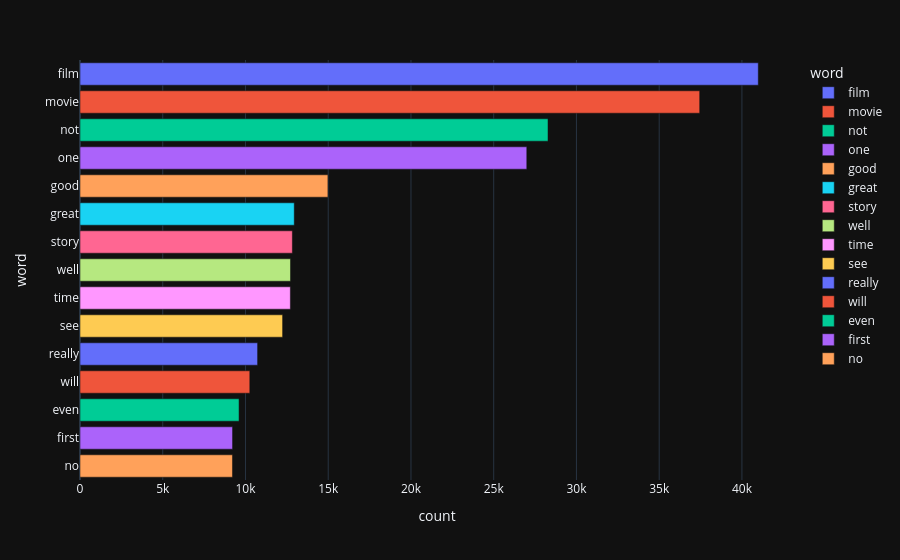

Write notebook code for a chart like this one.
### Code cell
px.bar(pos_words, x='count', y='word', title='', color='word')

### Figure 1 — Plotly figure (JSON) as saved in the notebook; plotly's stock layout.template omitted (floating-point values rounded to 4 significant figures)
{"data": [{"hovertemplate": "word=%{y}<br>count=%{x}<extra></extra>", "legendgroup": "film", "marker": {"color": "#636efa", "pattern": {"shape": ""}}, "name": "film", "orientation": "h", "showlegend": true, "textposition": "auto", "x": [40989], "xaxis": "x", "y": ["film"], "yaxis": "y", "type": "bar"}, {"hovertemplate": "word=%{y}<br>count=%{x}<extra></extra>", "legendgroup": "movie", "marker": {"color": "#EF553B", "pattern": {"shape": ""}}, "name": "movie", "orientation": "h", "showlegend": true, "textposition": "auto", "x": [37447], "xaxis": "x", "y": ["movie"], "yaxis": "y", "type": "bar"}, {"hovertemplate": "word=%{y}<br>count=%{x}<extra></extra>", "legendgroup": "not", "marker": {"color": "#00cc96", "pattern": {"shape": ""}}, "name": "not", "orientation": "h", "showlegend": true, "textposition": "auto", "x": [28282], "xaxis": "x", "y": ["not"], "yaxis": "y", "type": "bar"}, {"hovertemplate": "word=%{y}<br>count=%{x}<extra></extra>", "legendgroup": "one", "marker": {"color": "#ab63fa", "pattern": {"shape": ""}}, "name": "one", "orientation": "h", "showlegend": true, "textposition": "auto", "x": [26999], "xaxis": "x", "y": ["one"], "yaxis": "y", "type": "bar"}, {"hovertemplate": "word=%{y}<br>count=%{x}<extra></extra>", "legendgroup": "good", "marker": {"color": "#FFA15A", "pattern": {"shape": ""}}, "name": "good", "orientation": "h", "showlegend": true, "textposition": "auto", "x": [14981], "xaxis": "x", "y": ["good"], "yaxis": "y", "type": "bar"}, {"hovertemplate": "word=%{y}<br>count=%{x}<extra></extra>", "legendgroup": "great", "marker": {"color": "#19d3f3", "pattern": {"shape": ""}}, "name": "great", "orientation": "h", "showlegend": true, "textposition": "auto", "x": [12947], "xaxis": "x", "y": ["great"], "yaxis": "y", "type": "bar"}, {"hovertemplate": "word=%{y}<br>count=%{x}<extra></extra>", "legendgroup": "story", "marker": {"color": "#FF6692", "pattern": {"shape": ""}}, "name": "story", "orientation": "h", "showlegend": true, "textposition": "auto", "x": [12833], "xaxis": "x", "y": ["story"], "yaxis": "y", "type": "bar"}, {"hovertemplate": "word=%{y}<br>count=%{x}<extra></extra>", "legendgroup": "well", "marker": {"color": "#B6E880", "pattern": {"shape": ""}}, "name": "well", "orientation": "h", "showlegend": true, "textposition": "auto", "x": [12720], "xaxis": "x", "y": ["well"], "yaxis": "y", "type": "bar"}, {"hovertemplate": "word=%{y}<br>count=%{x}<extra></extra>", "legendgroup": "time", "marker": {"color": "#FF97FF", "pattern": {"shape": ""}}, "name": "time", "orientation": "h", "showlegend": true, "textposition": "auto", "x": [12711], "xaxis": "x", "y": ["time"], "yaxis": "y", "type": "bar"}, {"hovertemplate": "word=%{y}<br>count=%{x}<extra></extra>", "legendgroup": "see", "marker": {"color": "#FECB52", "pattern": {"shape": ""}}, "name": "see", "orientation": "h", "showlegend": true, "textposition": "auto", "x": [12243], "xaxis": "x", "y": ["see"], "yaxis": "y", "type": "bar"}, {"hovertemplate": "word=%{y}<br>count=%{x}<extra></extra>", "legendgroup": "really", "marker": {"color": "#636efa", "pattern": {"shape": ""}}, "name": "really", "orientation": "h", "showlegend": true, "textposition": "auto", "x": [10732], "xaxis": "x", "y": ["really"], "yaxis": "y", "type": "bar"}, {"hovertemplate": "word=%{y}<br>count=%{x}<extra></extra>", "legendgroup": "will", "marker": {"color": "#EF553B", "pattern": {"shape": ""}}, "name": "will", "orientation": "h", "showlegend": true, "textposition": "auto", "x": [10261], "xaxis": "x", "y": ["will"], "yaxis": "y", "type": "bar"}, {"hovertemplate": "word=%{y}<br>count=%{x}<extra></extra>", "legendgroup": "even", "marker": {"color": "#00cc96", "pattern": {"shape": ""}}, "name": "even", "orientation": "h", "showlegend": true, "textposition": "auto", "x": [9611], "xaxis": "x", "y": ["even"], "yaxis": "y", "type": "bar"}, {"hovertemplate": "word=%{y}<br>count=%{x}<extra></extra>", "legendgroup": "first", "marker": {"color": "#ab63fa", "pattern": {"shape": ""}}, "name": "first", "orientation": "h", "showlegend": true, "textposition": "auto", "x": [9219], "xaxis": "x", "y": ["first"], "yaxis": "y", "type": "bar"}, {"hovertemplate": "word=%{y}<br>count=%{x}<extra></extra>", "legendgroup": "no", "marker": {"color": "#FFA15A", "pattern": {"shape": ""}}, "name": "no", "orientation": "h", "showlegend": true, "textposition": "auto", "x": [9214], "xaxis": "x", "y": ["no"], "yaxis": "y", "type": "bar"}], "layout": {"xaxis": {"anchor": "y", "domain": [0.0, 1.0], "title": {"text": "count"}}, "yaxis": {"anchor": "x", "domain": [0.0, 1.0], "title": {"text": "word"}, "categoryorder": "array", "categoryarray": ["no", "first", "even", "will", "really", "see", "time", "well", "story", "great", "good", "one", "not", "movie", "film"]}, "legend": {"title": {"text": "word"}, "tracegroupgap": 0}, "margin": {"t": 60}, "barmode": "relative"}}
